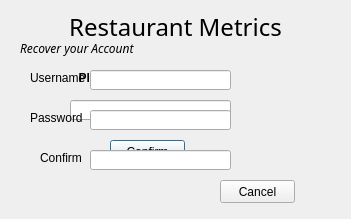
<?xml version="1.0" encoding="UTF-8"?>
<ui version="4.0">
 <class>forgot_UandP</class>
 <widget class="QDialog" name="forgot_UandP">
  <property name="geometry">
   <rect>
    <x>0</x>
    <y>0</y>
    <width>351</width>
    <height>219</height>
   </rect>
  </property>
  <property name="windowTitle">
   <string>Recover Account</string>
  </property>
  <widget class="QLabel" name="label_2">
   <property name="geometry">
    <rect>
     <x>10</x>
     <y>10</y>
     <width>331</width>
     <height>31</height>
    </rect>
   </property>
   <property name="font">
    <font>
     <family>Showcard Gothic</family>
     <pointsize>18</pointsize>
     <underline>false</underline>
    </font>
   </property>
   <property name="text">
    <string>Restaurant Metrics</string>
   </property>
   <property name="textFormat">
    <enum>Qt::RichText</enum>
   </property>
   <property name="alignment">
    <set>Qt::AlignCenter</set>
   </property>
   <property name="wordWrap">
    <bool>false</bool>
   </property>
  </widget>
  <widget class="QLabel" name="label">
   <property name="geometry">
    <rect>
     <x>20</x>
     <y>40</y>
     <width>171</width>
     <height>16</height>
    </rect>
   </property>
   <property name="font">
    <font>
     <family>Lucida Sans</family>
     <italic>true</italic>
    </font>
   </property>
   <property name="text">
    <string>Recover your Account</string>
   </property>
  </widget>
  <widget class="QLabel" name="title">
   <property name="enabled">
    <bool>true</bool>
   </property>
   <property name="geometry">
    <rect>
     <x>60</x>
     <y>70</y>
     <width>171</width>
     <height>16</height>
    </rect>
   </property>
   <property name="font">
    <font>
     <family>MS Shell Dlg 2</family>
     <weight>75</weight>
     <italic>false</italic>
     <bold>true</bold>
    </font>
   </property>
   <property name="layoutDirection">
    <enum>Qt::LeftToRight</enum>
   </property>
   <property name="text">
    <string>Please enter your email</string>
   </property>
   <property name="alignment">
    <set>Qt::AlignCenter</set>
   </property>
  </widget>
  <widget class="QLineEdit" name="emailEdit">
   <property name="enabled">
    <bool>true</bool>
   </property>
   <property name="geometry">
    <rect>
     <x>70</x>
     <y>100</y>
     <width>161</width>
     <height>20</height>
    </rect>
   </property>
   <property name="inputMask">
    <string/>
   </property>
  </widget>
  <widget class="QPushButton" name="confirm">
   <property name="enabled">
    <bool>true</bool>
   </property>
   <property name="geometry">
    <rect>
     <x>110</x>
     <y>140</y>
     <width>75</width>
     <height>23</height>
    </rect>
   </property>
   <property name="text">
    <string>Confirm</string>
   </property>
   <property name="flat">
    <bool>false</bool>
   </property>
  </widget>
  <widget class="QLabel" name="error">
   <property name="geometry">
    <rect>
     <x>70</x>
     <y>120</y>
     <width>161</width>
     <height>16</height>
    </rect>
   </property>
   <property name="text">
    <string/>
   </property>
   <property name="alignment">
    <set>Qt::AlignCenter</set>
   </property>
  </widget>
  <widget class="QPushButton" name="save">
   <property name="enabled">
    <bool>false</bool>
   </property>
   <property name="geometry">
    <rect>
     <x>110</x>
     <y>180</y>
     <width>75</width>
     <height>23</height>
    </rect>
   </property>
   <property name="text">
    <string/>
   </property>
   <property name="autoDefault">
    <bool>true</bool>
   </property>
   <property name="flat">
    <bool>true</bool>
   </property>
  </widget>
  <widget class="QLineEdit" name="username">
   <property name="enabled">
    <bool>true</bool>
   </property>
   <property name="geometry">
    <rect>
     <x>90</x>
     <y>70</y>
     <width>141</width>
     <height>20</height>
    </rect>
   </property>
  </widget>
  <widget class="QLabel" name="user">
   <property name="enabled">
    <bool>true</bool>
   </property>
   <property name="geometry">
    <rect>
     <x>30</x>
     <y>70</y>
     <width>61</width>
     <height>16</height>
    </rect>
   </property>
   <property name="text">
    <string>Username</string>
   </property>
  </widget>
  <widget class="QLineEdit" name="password">
   <property name="enabled">
    <bool>true</bool>
   </property>
   <property name="geometry">
    <rect>
     <x>90</x>
     <y>110</y>
     <width>141</width>
     <height>20</height>
    </rect>
   </property>
   <property name="echoMode">
    <enum>QLineEdit::Password</enum>
   </property>
  </widget>
  <widget class="QLabel" name="check2">
   <property name="geometry">
    <rect>
     <x>80</x>
     <y>90</y>
     <width>61</width>
     <height>16</height>
    </rect>
   </property>
   <property name="text">
    <string>&lt;html&gt;&lt;head/&gt;&lt;body&gt;&lt;p&gt;&lt;br/&gt;&lt;/p&gt;&lt;/body&gt;&lt;/html&gt;</string>
   </property>
  </widget>
  <widget class="QLabel" name="check1">
   <property name="geometry">
    <rect>
     <x>80</x>
     <y>60</y>
     <width>111</width>
     <height>16</height>
    </rect>
   </property>
   <property name="text">
    <string>&lt;html&gt;&lt;head/&gt;&lt;body&gt;&lt;p&gt;&lt;br/&gt;&lt;/p&gt;&lt;/body&gt;&lt;/html&gt;</string>
   </property>
  </widget>
  <widget class="QLabel" name="pass">
   <property name="enabled">
    <bool>true</bool>
   </property>
   <property name="geometry">
    <rect>
     <x>30</x>
     <y>110</y>
     <width>61</width>
     <height>16</height>
    </rect>
   </property>
   <property name="text">
    <string>Password</string>
   </property>
  </widget>
  <widget class="QLineEdit" name="confirm_2">
   <property name="enabled">
    <bool>true</bool>
   </property>
   <property name="geometry">
    <rect>
     <x>90</x>
     <y>150</y>
     <width>141</width>
     <height>20</height>
    </rect>
   </property>
   <property name="echoMode">
    <enum>QLineEdit::Password</enum>
   </property>
  </widget>
  <widget class="QLabel" name="pass2">
   <property name="enabled">
    <bool>true</bool>
   </property>
   <property name="geometry">
    <rect>
     <x>40</x>
     <y>150</y>
     <width>61</width>
     <height>16</height>
    </rect>
   </property>
   <property name="text">
    <string>Confirm</string>
   </property>
  </widget>
  <widget class="QLabel" name="check3">
   <property name="geometry">
    <rect>
     <x>80</x>
     <y>130</y>
     <width>91</width>
     <height>16</height>
    </rect>
   </property>
   <property name="text">
    <string>&lt;html&gt;&lt;head/&gt;&lt;body&gt;&lt;p&gt;&lt;br/&gt;&lt;/p&gt;&lt;/body&gt;&lt;/html&gt;</string>
   </property>
   <property name="scaledContents">
    <bool>false</bool>
   </property>
  </widget>
  <widget class="QLabel" name="error_2">
   <property name="geometry">
    <rect>
     <x>160</x>
     <y>30</y>
     <width>131</width>
     <height>21</height>
    </rect>
   </property>
   <property name="text">
    <string/>
   </property>
   <property name="alignment">
    <set>Qt::AlignCenter</set>
   </property>
  </widget>
  <widget class="QPushButton" name="cancel">
   <property name="geometry">
    <rect>
     <x>220</x>
     <y>180</y>
     <width>75</width>
     <height>23</height>
    </rect>
   </property>
   <property name="text">
    <string>Cancel</string>
   </property>
  </widget>
 </widget>
 <resources/>
 <connections/>
</ui>
